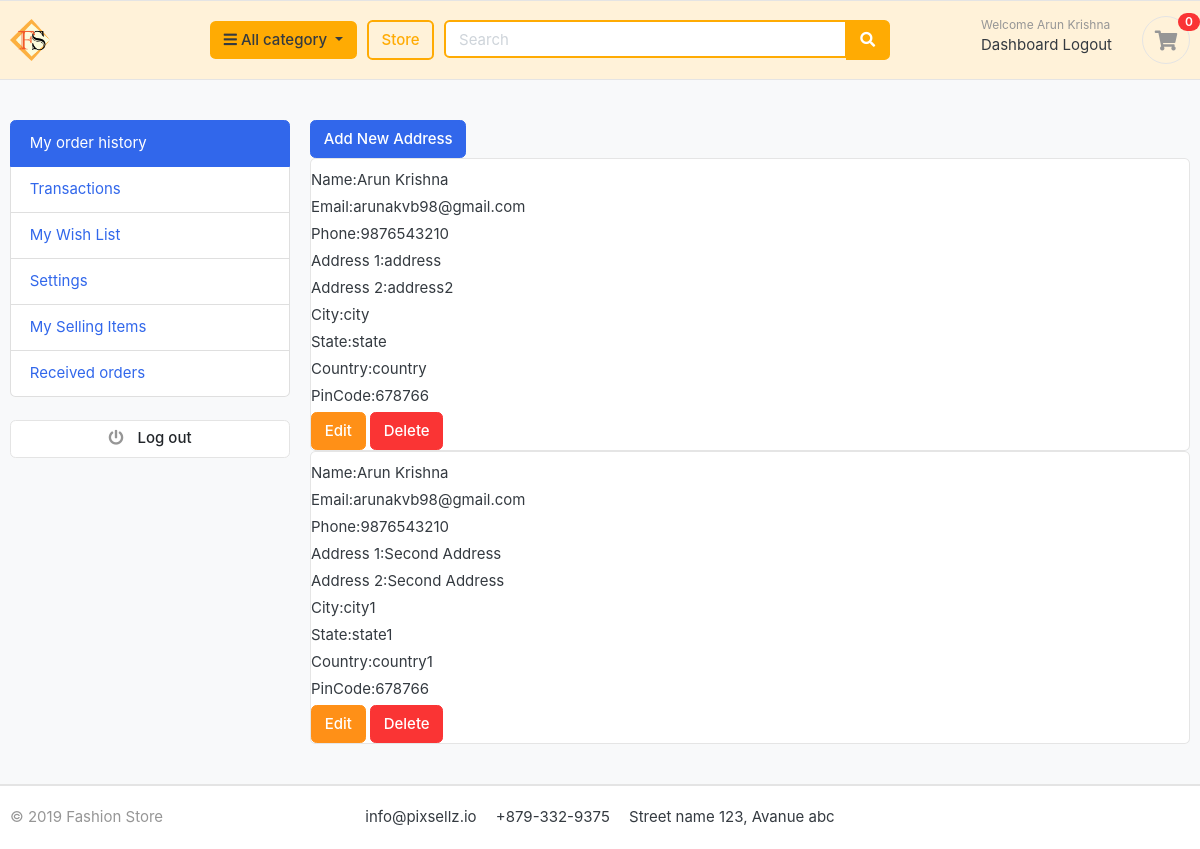
/user_address_view/ (signed in), run on the app's committed database.
### store/models.py (models this page shows, shortened)
class ShippingAddress(models.Model):
	user = models.ForeignKey(User, on_delete=models.CASCADE, null=False)
	first_name = models.CharField(max_length=50)
	last_name = models.CharField(max_length=50)
	phone = models.CharField(max_length=15)
	email = models.EmailField(max_length=50)
	address_line_1 = models.CharField(max_length=50)
	address_line_2 = models.CharField(max_length=50)
	country = models.CharField(max_length=50)
	state = models.CharField(max_length=50)
	city = models.CharField(max_length=50)
	pincode = models.CharField(max_length=10)
	is_default = models.BooleanField(default=False)

### store/views.py (the view)
# urls.py: path('user_address_view/', views.user_address_view, name="user_address_view"),
def user_address_view(request):
    address_list = ShippingAddress.objects.filter(user=request.user)
    context = {'address_list':address_list}
    return render(request, 'user/user_address_view.html', context)

### store/context_processors.py (called while the page is built)
def category_list_processor(request):
    category_list = Category.objects.all()
    return {'category_list': category_list}

def cart_counter(request):
    cart_count = 0
    try:
        if request.user.is_authenticated:
            cart_items = CartItems.objects.all().filter(user=request.user)
        else:
            cart = uCart.objects.filter(cart_id=_cart_id(request))
            cart_items = CartItems.objects.all().filter(cart=cart[:1])
        for cart_item in cart_items:
            cart_count += cart_item.quantity
    except uCart.DoesNotExist:
        cart_count=0
    return dict(cart_count=cart_count)

### store/templates/user/user_address_view.html (shortened to what this page needs)
{% extends "../store/main.html" %}
{%load static%}
{%block body%}
<section class="section-conten padding-y bg">
<div class="container">
	<div class="row">
	{%include 'user/dashboard_sidenav.html'%}
	<main class="col-md-9">
        <a class="btn btn-primary" href="{%url 'user_address_add'%}">Add New Address</a>
        {%for address in address_list%}
		<article class="card" style="padding-top:10px">
        <div class="container">
            <div class="row">
                <label>Name:</label>{{address.first_name}} {{address.last_name}}
            </div>
            <div class="row">
                <label>Email:</label>{{address.email}}
            </div>
            <div class="row">
                <label>Phone:</label>{{address.phone}}
            </div>
            <div class="row">
                <label>Address 1:</label>{{address.address_line_1}}
            </div>
            <div class="row">
                <label>Address 2:</label>{{address.address_line_2}}
            </div>
            <div class="row">
                <label>City:</label>{{address.city}}
            </div>
            <div class="row">
                <label>State:</label>{{address.state}}
            </div>
            <div class="row">
                <label>Country:</label>{{address.country}}
            </div>
            <div class="row">
                <label>PinCode:</label>{{address.pincode}}
            </div>
            <div class="row">
                <a href="../user_address_edit?address_id={{address.id}}" class="btn btn-warning">Edit</a>&nbsp;
                <a href="../user_address_delete?address_id={{address.id}}" class="btn btn-danger">Delete</a>
            </div>
        </div>
		</article>
        {%endfor%}
	</main>
</div>
</div>
</section>
{%endblock%}

### store/templates/store/main.html (shortened to what this page needs)
<!DOCTYPE HTML>
{% load static %}
<html lang="en">
<head>
<link href="{%static 'css/bootstrap.css'%}" rel="stylesheet" type="text/css"/>
<link href="{%static 'fonts/fontawesome/css/all.min.css'%}" type="text/css" rel="stylesheet">
<link href="{%static 'css/ui.css'%}" rel="stylesheet" type="text/css"/>
<link href="{%static 'css/responsive.css'%}" rel="stylesheet" media="only screen and (max-width: 1200px)" />
</head>
<body>
<header class="section-header">
<section class="header-main border-bottom" style="background-color:#fff2d9;">
	<div class="container">
<div class="row align-items-center">
	<div class="col-lg-2 col-md-3 col-6">
		<a href="/index" class="brand-wrap">
			<img class="logo" src="{%static 'images_1/logo3.png'%}">
		</a>
	</div>
	<div class="col-lg col-sm col-md col-6 flex-grow-0">
		<div class="category-wrap dropdown d-inline-block float-right">
			<button type="button" class="btn  dropdown-toggle" data-toggle="dropdown" style="background-color:#ffab03;">
				<i class="fa fa-bars"></i> All category
			</button>
		</div>
	</div>
	<a href="/view_store" class="btn btn-outline-primary store-btn">Store</a>
	<div class="col-lg  col-md-6 col-sm-12 col">
		<form action="{%url 'search_product'%}" class="search" method="post">
			<div class="input-group w-100">
			    <input type="text" name="query" class="form-control search-text-box" style="width:60%;" placeholder="Search">
			    <div class="input-group-append">
			      <button class="btn btn-primary btn-search" type="submit">
			        <i class="fa fa-search"></i>
			      </button>
			    </div>
		    </div>
		</form>
	</div>
	<div class="col-lg-3 col-sm-6 col-8 order-2 order-lg-3">
				<div class="d-flex justify-content-end mb-3 mb-lg-0">
					<div class="widget-header">
						<small class="title text-muted">Welcome {%if user.is_authenticated%}{{user.first_name}} {{user.last_name}}{%else%}guest!{%endif%}</small>
						<div>
							{%if user.is_authenticated%}
							<a href="{%url 'user_dashboard'%}">Dashboard</a>
							<a href="/customer_logout"> Logout</a>
							{%else%}
							<a href="{%url 'login'%}">Sign in</a> <span class="dark-transp"> | </span>
							<a href="/register"> Register</a>
							{%endif%}
						</div>
					</div>
					<a href="/cart" class="widget-header pl-3 ml-3">
						<div class="icon icon-sm rounded-circle border"><i class="fa fa-shopping-cart"></i></div>
						<span class="badge badge-pill badge-danger notify">{{cart_count}}</span>
					</a>
				</div>
			</div>
</div>
	</div>
</section>
</header>
{%block body%}{%endblock%}
<footer class="section-footer border-top">
	<div class="container">
		<section class="footer-bottom border-top row">
			<div class="col-md-2">
				<p class="text-muted"> &copy 2019 Fashion Store </p>
			</div>
			<div class="col-md-8 text-md-center">
				<span  class="px-2">info@pixsellz.io</span>
				<span  class="px-2">+879-332-9375</span>
				<span  class="px-2">Street name 123, Avanue abc</span>
			</div>
			<div class="col-md-2 text-md-right text-muted">
			</div>
		</section>
	</div>
</footer>
</body>
</html>

### static/css/ui.css (style rules this page uses)
html { font-family: "Inter", sans-serif; font-size: 15px; }
.icon-xs, .icon-sm, .icon-md, .icon-lg { display: inline-block; text-align: center; flex-shrink: 0; flex-grow: 0; }
.icon-sm { width: 48px; height: 48px; line-height: 48px !important; font-size: 20px; }
.padding-y { padding-top: 40px; padding-bottom: 40px; }
article:after, .form-group:after { display: block; clear: both; content: ""; }
.bg { background-color: #f8f9fa; }
p:last-child { margin-bottom: 0; }
.header-main { position: relative; padding-top: 1rem; padding-bottom: 1rem; }
.brand-wrap .logo, .navbar-brand .logo { margin-right: 7px; max-height: 42px; display: inline-block; }
.widget-header { display: inline-block; vertical-align: middle; position: relative; }
.widget-header a { color: #343a40; }
.widget-header i { color: #969696; }
.widget-header .title { display: block; }
.widget-header .notify { position: absolute; top: -3px; right: -10px; }
.footer-bottom { padding-top: 20px; padding-bottom: 20px; }
.notify { position: absolute; top: -4px; right: -10px; display: inline-block; padding: 0.25em 0.6em; font-size: 12px; line-height: 1; text-align: center; border-radius: 3rem; color: #fff; background-color: #fa3434; }

### store/templates/store/main.html (style rules this page uses)
.store-btn { border:2px solid #ffab03; color:#ffab03; }
.btn-search { border:2px solid #ffab03; background-color:#ffab03; }
.search-text-box { border:2px solid #ffab03; }

### data on the page
ShippingAddress: first_name "Arun", last_name "Krishna", email "arunakvb98@gmail.com", phone "9876543210", address_line_1 "address", address_line_2 "address2", city "city", state "state", country "country", pincode "678766"
ShippingAddress: first_name "Arun", last_name "Krishna", email "arunakvb98@gmail.com", phone "9876543210", address_line_1 "Second Address", address_line_2 "Second Address", city "city1", state "state1", country "country1", pincode "678766"

### other printed values
{{ user.first_name }} "Arun"
{{ user.last_name }} "Krishna"
{{ cart_count }} "0"
